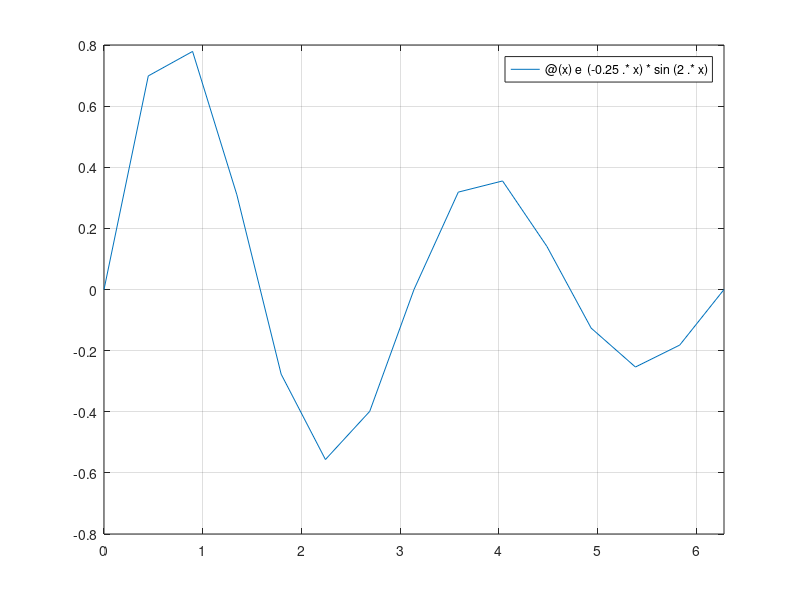

Write MATLAB code to recreate this figure.
% Script File: Ch5AFP15.m
%
% Programmer: Cameron Carroll
%
% March 06, 2012

clear;
clc;
clf;

e = exp(1);
range = 0:pi/6:2*pi;
f = @(x) e^(-0.25 .* x) * sin(2.*x);
fplot(f, [0 2*pi]);
grid on;

% Expecting three zeroes:
first_zero = fzero(f, 1);
second_zero = fzero(f, 3);
third_zero = fzero(f, 4.5);

result = [first_zero second_zero third_zero];

disp '    Calculated zeroes of e^(-0.25x) * sin(2x)  ';
disp '  --------------------------------------------- ';
fprintf('   First zero: %f\n', first_zero);
fprintf('   Second zero: %f\n', second_zero);
fprintf('   Third zero: %f\n', third_zero);


